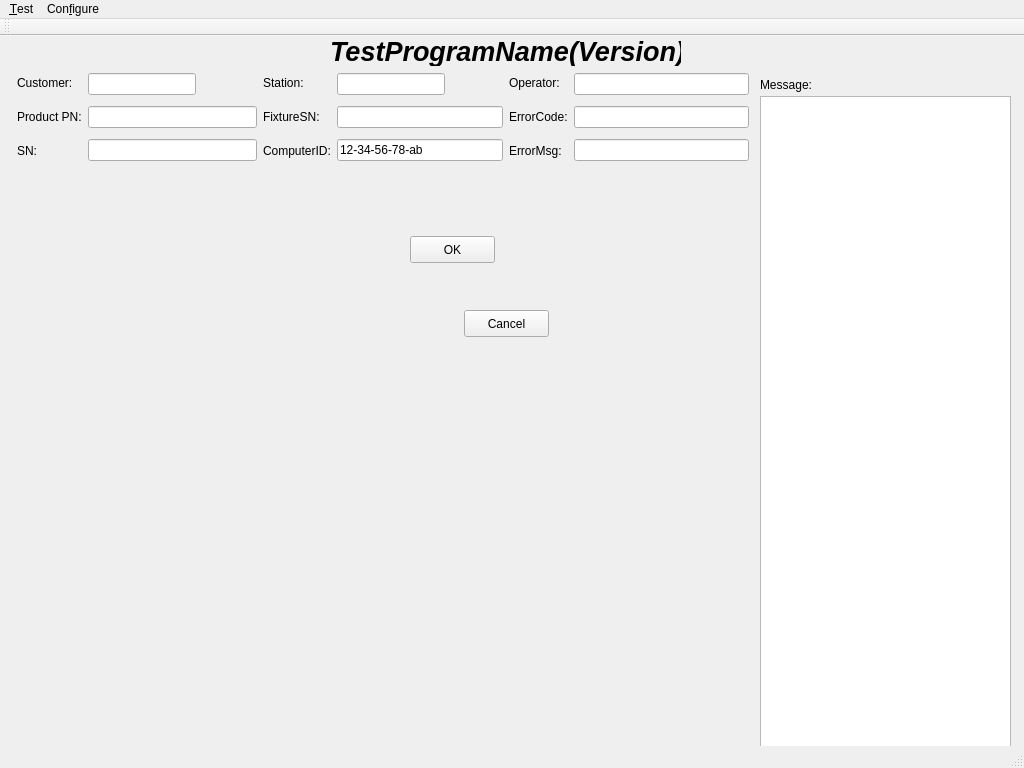
<?xml version="1.0" encoding="UTF-8"?>
<ui version="4.0">
 <class>MainWindow</class>
 <widget class="QMainWindow" name="MainWindow">
  <property name="geometry">
   <rect>
    <x>0</x>
    <y>0</y>
    <width>1024</width>
    <height>768</height>
   </rect>
  </property>
  <property name="mouseTracking">
   <bool>true</bool>
  </property>
  <property name="windowTitle">
   <string>MainWindow</string>
  </property>
  <property name="layoutDirection">
   <enum>Qt::LeftToRight</enum>
  </property>
  <property name="autoFillBackground">
   <bool>false</bool>
  </property>
  <widget class="QWidget" name="centralwidget">
   <widget class="QLabel" name="label">
    <property name="geometry">
     <rect>
      <x>330</x>
      <y>0</y>
      <width>351</width>
      <height>30</height>
     </rect>
    </property>
    <property name="font">
     <font>
      <pointsize>20</pointsize>
      <weight>75</weight>
      <italic>true</italic>
      <bold>true</bold>
     </font>
    </property>
    <property name="layoutDirection">
     <enum>Qt::RightToLeft</enum>
    </property>
    <property name="text">
     <string>TestProgramName(Version)</string>
    </property>
   </widget>
   <widget class="QPushButton" name="okButton">
    <property name="geometry">
     <rect>
      <x>410</x>
      <y>200</y>
      <width>85</width>
      <height>27</height>
     </rect>
    </property>
    <property name="text">
     <string>OK</string>
    </property>
   </widget>
   <widget class="QPushButton" name="cancelButton">
    <property name="geometry">
     <rect>
      <x>464</x>
      <y>274</y>
      <width>85</width>
      <height>27</height>
     </rect>
    </property>
    <property name="text">
     <string>Cancel</string>
    </property>
   </widget>
   <widget class="QWidget" name="layoutWidget">
    <property name="geometry">
     <rect>
      <x>17</x>
      <y>32</y>
      <width>732</width>
      <height>99</height>
     </rect>
    </property>
    <layout class="QHBoxLayout" name="horizontalLayout_4">
     <item>
      <layout class="QHBoxLayout" name="horizontalLayout_3">
       <item>
        <layout class="QVBoxLayout" name="verticalLayout">
         <item>
          <widget class="QLabel" name="labelCustomer">
           <property name="sizePolicy">
            <sizepolicy hsizetype="Fixed" vsizetype="Fixed">
             <horstretch>0</horstretch>
             <verstretch>0</verstretch>
            </sizepolicy>
           </property>
           <property name="minimumSize">
            <size>
             <width>0</width>
             <height>27</height>
            </size>
           </property>
           <property name="text">
            <string>Customer:</string>
           </property>
          </widget>
         </item>
         <item>
          <widget class="QLabel" name="labelProdPN">
           <property name="sizePolicy">
            <sizepolicy hsizetype="Fixed" vsizetype="Fixed">
             <horstretch>0</horstretch>
             <verstretch>0</verstretch>
            </sizepolicy>
           </property>
           <property name="minimumSize">
            <size>
             <width>0</width>
             <height>27</height>
            </size>
           </property>
           <property name="text">
            <string>Product PN:</string>
           </property>
          </widget>
         </item>
         <item>
          <widget class="QLabel" name="labelSN">
           <property name="sizePolicy">
            <sizepolicy hsizetype="Fixed" vsizetype="Fixed">
             <horstretch>0</horstretch>
             <verstretch>0</verstretch>
            </sizepolicy>
           </property>
           <property name="minimumSize">
            <size>
             <width>0</width>
             <height>27</height>
            </size>
           </property>
           <property name="text">
            <string>SN:</string>
           </property>
          </widget>
         </item>
        </layout>
       </item>
       <item>
        <layout class="QVBoxLayout" name="verticalLayout_6">
         <item>
          <widget class="QLineEdit" name="lineEditCustomer">
           <property name="sizePolicy">
            <sizepolicy hsizetype="Fixed" vsizetype="Fixed">
             <horstretch>0</horstretch>
             <verstretch>0</verstretch>
            </sizepolicy>
           </property>
           <property name="mouseTracking">
            <bool>false</bool>
           </property>
          </widget>
         </item>
         <item>
          <widget class="QLineEdit" name="lineEditProdPN">
           <property name="text">
            <string/>
           </property>
           <property name="placeholderText">
            <string/>
           </property>
          </widget>
         </item>
         <item>
          <widget class="QLineEdit" name="lineEditSN">
           <property name="text">
            <string/>
           </property>
           <property name="placeholderText">
            <string/>
           </property>
          </widget>
         </item>
        </layout>
       </item>
      </layout>
     </item>
     <item>
      <layout class="QHBoxLayout" name="horizontalLayout_2">
       <item>
        <layout class="QVBoxLayout" name="verticalLayout_2">
         <item>
          <widget class="QLabel" name="labelStation">
           <property name="sizePolicy">
            <sizepolicy hsizetype="Fixed" vsizetype="Fixed">
             <horstretch>0</horstretch>
             <verstretch>0</verstretch>
            </sizepolicy>
           </property>
           <property name="minimumSize">
            <size>
             <width>0</width>
             <height>27</height>
            </size>
           </property>
           <property name="text">
            <string>Station:</string>
           </property>
          </widget>
         </item>
         <item>
          <widget class="QLabel" name="labelFixtureSN">
           <property name="sizePolicy">
            <sizepolicy hsizetype="Fixed" vsizetype="Fixed">
             <horstretch>0</horstretch>
             <verstretch>0</verstretch>
            </sizepolicy>
           </property>
           <property name="minimumSize">
            <size>
             <width>0</width>
             <height>27</height>
            </size>
           </property>
           <property name="text">
            <string>FixtureSN:</string>
           </property>
          </widget>
         </item>
         <item>
          <widget class="QLabel" name="labelComputerID">
           <property name="sizePolicy">
            <sizepolicy hsizetype="Fixed" vsizetype="Fixed">
             <horstretch>0</horstretch>
             <verstretch>0</verstretch>
            </sizepolicy>
           </property>
           <property name="minimumSize">
            <size>
             <width>0</width>
             <height>27</height>
            </size>
           </property>
           <property name="text">
            <string>ComputerID:</string>
           </property>
          </widget>
         </item>
        </layout>
       </item>
       <item>
        <layout class="QVBoxLayout" name="verticalLayout_5">
         <item>
          <widget class="QLineEdit" name="lineEditStation">
           <property name="sizePolicy">
            <sizepolicy hsizetype="Fixed" vsizetype="Fixed">
             <horstretch>0</horstretch>
             <verstretch>0</verstretch>
            </sizepolicy>
           </property>
           <property name="mouseTracking">
            <bool>false</bool>
           </property>
          </widget>
         </item>
         <item>
          <widget class="QLineEdit" name="lineEditFixtureSN">
           <property name="text">
            <string/>
           </property>
           <property name="placeholderText">
            <string/>
           </property>
          </widget>
         </item>
         <item>
          <widget class="QLineEdit" name="lineEditComputerID">
           <property name="text">
            <string>12-34-56-78-ab</string>
           </property>
           <property name="placeholderText">
            <string/>
           </property>
          </widget>
         </item>
        </layout>
       </item>
      </layout>
     </item>
     <item>
      <layout class="QHBoxLayout" name="horizontalLayout">
       <item>
        <layout class="QVBoxLayout" name="verticalLayout_3">
         <item>
          <widget class="QLabel" name="labelOperator">
           <property name="sizePolicy">
            <sizepolicy hsizetype="Fixed" vsizetype="Fixed">
             <horstretch>0</horstretch>
             <verstretch>0</verstretch>
            </sizepolicy>
           </property>
           <property name="minimumSize">
            <size>
             <width>0</width>
             <height>27</height>
            </size>
           </property>
           <property name="text">
            <string>Operator:</string>
           </property>
          </widget>
         </item>
         <item>
          <widget class="QLabel" name="labelErrorCode">
           <property name="sizePolicy">
            <sizepolicy hsizetype="Fixed" vsizetype="Fixed">
             <horstretch>0</horstretch>
             <verstretch>0</verstretch>
            </sizepolicy>
           </property>
           <property name="minimumSize">
            <size>
             <width>0</width>
             <height>27</height>
            </size>
           </property>
           <property name="text">
            <string>ErrorCode:</string>
           </property>
          </widget>
         </item>
         <item>
          <widget class="QLabel" name="labelErrorMsg">
           <property name="sizePolicy">
            <sizepolicy hsizetype="Fixed" vsizetype="Fixed">
             <horstretch>0</horstretch>
             <verstretch>0</verstretch>
            </sizepolicy>
           </property>
           <property name="minimumSize">
            <size>
             <width>0</width>
             <height>27</height>
            </size>
           </property>
           <property name="text">
            <string>ErrorMsg:</string>
           </property>
          </widget>
         </item>
        </layout>
       </item>
       <item>
        <layout class="QVBoxLayout" name="verticalLayout_4">
         <item>
          <widget class="QLineEdit" name="lineEditOperator">
           <property name="text">
            <string/>
           </property>
           <property name="placeholderText">
            <string/>
           </property>
          </widget>
         </item>
         <item>
          <widget class="QLineEdit" name="lineEditErrorCode">
           <property name="text">
            <string/>
           </property>
           <property name="placeholderText">
            <string/>
           </property>
          </widget>
         </item>
         <item>
          <widget class="QLineEdit" name="lineEditErrorMsg">
           <property name="text">
            <string/>
           </property>
           <property name="placeholderText">
            <string/>
           </property>
          </widget>
         </item>
        </layout>
       </item>
      </layout>
     </item>
    </layout>
   </widget>
   <widget class="QTextEdit" name="textEditMsg">
    <property name="geometry">
     <rect>
      <x>760</x>
      <y>60</y>
      <width>251</width>
      <height>651</height>
     </rect>
    </property>
   </widget>
   <widget class="QLabel" name="label_2">
    <property name="geometry">
     <rect>
      <x>760</x>
      <y>40</y>
      <width>64</width>
      <height>17</height>
     </rect>
    </property>
    <property name="text">
     <string>Message:</string>
    </property>
   </widget>
  </widget>
  <widget class="QMenuBar" name="menubar">
   <property name="geometry">
    <rect>
     <x>0</x>
     <y>0</y>
     <width>1024</width>
     <height>25</height>
    </rect>
   </property>
   <widget class="QMenu" name="menuTest">
    <property name="title">
     <string>&amp;Test</string>
    </property>
    <addaction name="action_Start_Test"/>
    <addaction name="actionSt_op_Test"/>
    <addaction name="action_Stop_Test"/>
    <addaction name="separator"/>
    <addaction name="actionE_xit"/>
   </widget>
   <widget class="QMenu" name="menuCon_fig">
    <property name="title">
     <string>Con&amp;figure</string>
    </property>
    <addaction name="action_Port"/>
    <addaction name="actionSte_p"/>
   </widget>
   <addaction name="menuTest"/>
   <addaction name="menuCon_fig"/>
  </widget>
  <widget class="QStatusBar" name="statusbar"/>
  <widget class="QToolBar" name="toolBar">
   <property name="windowTitle">
    <string>toolBar</string>
   </property>
   <attribute name="toolBarArea">
    <enum>TopToolBarArea</enum>
   </attribute>
   <attribute name="toolBarBreak">
    <bool>false</bool>
   </attribute>
  </widget>
  <action name="action_Start_Test">
   <property name="text">
    <string>&amp;Load Test</string>
   </property>
  </action>
  <action name="actionSt_op_Test">
   <property name="text">
    <string>&amp;Run  Test</string>
   </property>
  </action>
  <action name="action_Stop_Test">
   <property name="text">
    <string>&amp;Stop Test</string>
   </property>
  </action>
  <action name="actionE_xit">
   <property name="text">
    <string>E&amp;xit</string>
   </property>
  </action>
  <action name="action_Port">
   <property name="text">
    <string>&amp;Equipment</string>
   </property>
  </action>
  <action name="actionSte_p">
   <property name="text">
    <string>Ste&amp;p</string>
   </property>
  </action>
 </widget>
 <resources/>
 <connections/>
</ui>
